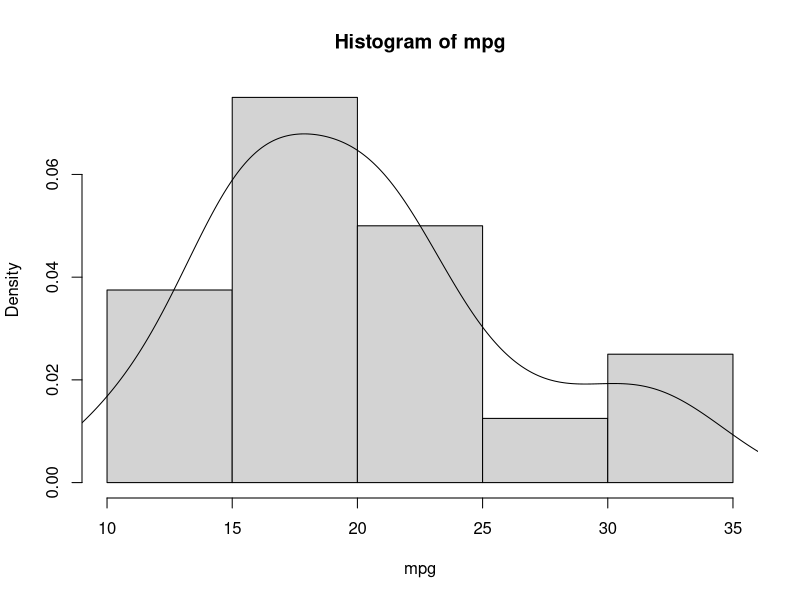
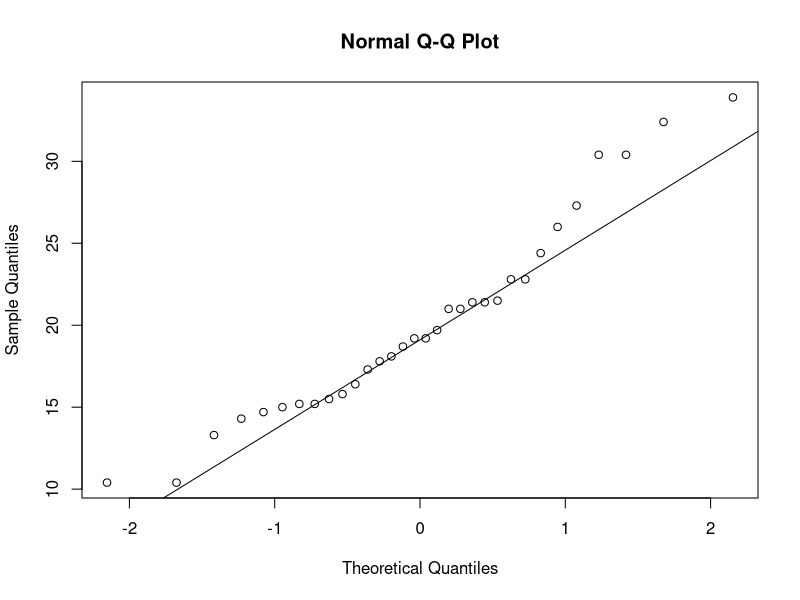

R code for these plots, in order:
#1.


data("mtcars")
attach(mtcars)

#(1)
str(mtcars)
hist(mpg, freq = F)
lines(density(mpg))
shapiro.test(mpg)
qqnorm(mpg)
qqline(mpg)


#(2)
x1 <- mpg[am == 0]
x2 <- mpg[am == 1]
var.test(x1, x2)$p.value

t.test(x1, x2, alternative = 'less', var.equal = T)


#2.
install.packages('robustbase')
library(robustbase)
data("NOxEmissions")

str(NOxEmissions)
x_bar <- mean(NOxEmissions$LNOx)
alpha = 0.05
cri_z_value <- qnorm(1-alpha/2)
n = length(NOxEmissions$LNOx)
st = cri_z_value * sd(NOxEmissions$LNOx) / n^0.5

conf_interval = c(x_bar - st, x_bar + st)
conf_interval
